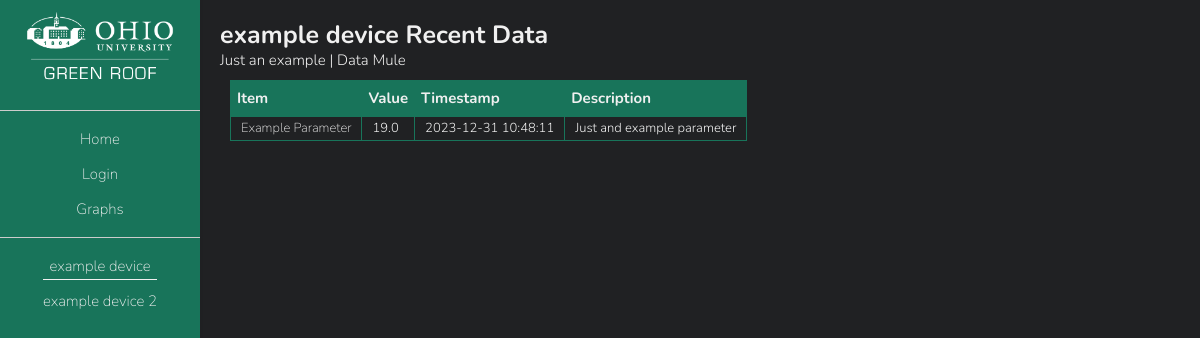
Page /latest_data/2805685384 on the committed database.
### green_server/models.py (models this page shows, shortened)
class Device(db.Model):
    __tablename__ = 'devices'
    id = db.Column(db.Integer, primary_key=True)
    public_id = db.Column(db.Integer, unique=True, nullable=False)
    name = db.Column(db.String(32), unique=True, nullable=False)
    descr = db.Column(db.String(254), nullable=False)
    collection_method = db.Column(db.String(32), nullable=False)
    parameters = db.relationship('Parameter', backref='device')

class Parameter(db.Model):
    __tablename__ = 'parameters'
    id = db.Column(db.Integer, primary_key=True)
    public_id = db.Column(db.Integer, unique=True, nullable=False)
    name = db.Column(db.String(32), nullable=False)
    descr = db.Column(db.Unicode, nullable=False)
    data_points = db.relationship('DataPoint', backref='parameter')
    device_id = db.Column(db.Integer, db.ForeignKey('devices.id'), nullable=False)

class DataPoint(db.Model):
    __tablename__ = 'data_points'
    id = db.Column(db.Integer, primary_key=True)
    timestamp = db.Column(db.DateTime, nullable=False, index=True)
    value = db.Column(db.Float, nullable=False)
    parameter_id = db.Column(db.Integer, db.ForeignKey('parameters.id'), nullable=False, index=True)

### green_server/main/routes.py (the view)
@main.route('/latest_data/<int:device_id>')
def latest_data(device_id):
    device = Device.query.filter_by(public_id=device_id).first()
    if not device:
        abort(404)
    parameters = Parameter.query.filter_by(device_id=device.id).all()
    d = []
    for param in parameters:
        if DataPoint.query.filter_by(parameter_id=param.id).first():
            data = db.session.query(DataPoint).filter(DataPoint.parameter_id==param.id).order_by(DataPoint.timestamp.desc()).first()
            d.append(
                {
                    'id': param.public_id,
                    'name': param.name,
                    'value': round(data.value, 3),
                    'timestamp': data.timestamp,
                    'descr': param.descr
                }
            )
    return render_template('latest_data.html', title=device.name, device=device, d=d, devices=Device.query.all())

### green_server/templates/latest_data.html (shortened to what this page needs)
{% extends "base.html" %}
{% block body %}
<div class="content-container">
    <h2>{{ title }} Recent Data</h2>
    <h3>{{ device.descr }} | {{ device.collection_method }}</h3>
    <table class="data-table">
        <tr class="table-head">
            <th>Item</th>
            <th>Value</th>
            <th>Timestamp</th>
            <th>Description</th>
        </tr>
        {% for item in d %}
            <tr class="data-item">
                <td>
                    <a href="{{ url_for('main.graph_parameter', parameter_id=item['id'] ) }}">{{ item['name'] }}</a>
                </td>
                <td>{{ item['value'] }}</td>
                <td>{{ item['timestamp'] }}</td>
                <td>{{ item['descr'] }}</td>
            </tr>
        {% endfor %}
    </table>
</div>
{% endblock %}

### green_server/templates/includes/_navbar.html (shortened to what this page needs)
<nav>
    <a href="{{ url_for('main.home') }}">
        <img id="logo" src="{{ url_for('static', filename='img/logo.png') }}" alt="OU Logo">
    </a>
    <div class="nav-container">
        <ul id='nav-links'>
            <hr class="nav-divide">
            <li>
                <a href="{{ url_for('main.home') }}" class="nav-link">Home</a>
            </li>
            {% if current_user.is_authenticated %}
                <li>
                    <a href="{{ url_for('main.account') }}" class="nav-link">User: {{ current_user.username }}</a>
                </li>
            {% else %}
                <li>
                    <a href="{{ url_for('main.login') }}" class="nav-link">Login</a>
                </li>
            {% endif %}
            <li>
                <a href="{{ url_for('main.graph') }}" class="nav-link">Graphs</a>
            </li>
            <hr class="nav-divide">
            {% for dev in devices %}
                <li>
                    <a href="{{ url_for('main.latest_data', device_id=dev.public_id) }}" class="nav-link">{{ dev.name }}</a>
                </li>
            {% endfor %}
        </ul>
    </div>
</nav>

### green_server/static/css/navStyle.css (style rules this page uses)
nav { position: fixed; z-index: 3; width: 200px; height: 100vh; text-align: center; background-color: var(--green, green); box-shadow: 0px 0px 2px var(--dark, black); }
#logo { width: 150px; margin: 10px 0px; height: auto; transition: .2s ease; }
#nav-links li { font-size: 15px; line-height: 35px; }
.nav-link { font-size: 15px; line-height: 15px; padding: 3px 6px; color: var(--white, white); transition: .2s ease; }
.nav-link-active { color: var(--white, white); border-radius: 0px; border-bottom: 1px solid; }
.nav-divide { margin: 10px 0px; }

### green_server/static/css/mainStyle.css (style rules this page uses)
:root { --dark: rgb(32, 33, 35); --green: rgb(24, 116, 90); --white: rgb(240, 240, 240); --red: rgb(229, 99, 99); }
body { font-family: 'Nunito', sans-serif; background-color: var(--dark, black); color: var(--white); }
h2 { font-size: 25px; line-height: 30px; }
h3 { font-size: 15px; font-weight: 300; line-height: 20px; }
a { color: var(--white, white); font-weight: 200; text-decoration: none; }
.content-container { margin: 20px; }
.data-table { margin: 10px; }
.data-table, td, th { border: 1px solid var(--green, green); vertical-align: middle; }
.data-table th { padding: 10px 6px; font-weight: 700; text-align: left; font-size: 15px; background-color: var(--green, green); }
.data-table td { padding: 3px 10px; font-weight: 300; font-size: 13px; line-height: 17px; }
.data-table td a { color: var(--white, white); transition: .2s ease; }

### rows in the picture
Device: name "example device", descr "Just an example", collection_method "Data Mule"
Device: name "example device 2"
Parameter: name "Example Parameter", value "19.0", timestamp "2023-12-31 10:48:11", descr "Just and example parameter"
